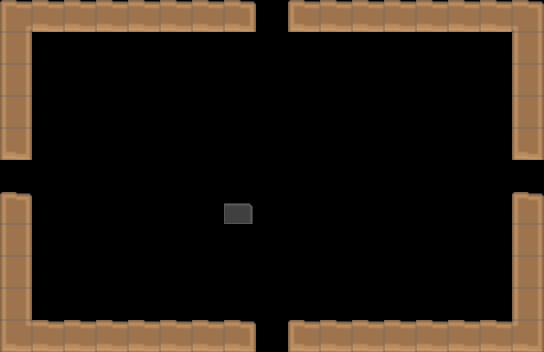

Tiled map render using the project's own tile images. Description and the whole map definition, tile-layer contents included, below:
An orthogonal 17x11 tile map with 32x32 px tiles, 3 tile layers (TileLayer, EntityLayer, DestructibleLayer) and 1 object (item).

<map version="1.0" tiledversion="1.0.3" orientation="orthogonal" renderorder="right-down" width="17" height="11" tilewidth="32" tileheight="32" nextobjectid="28">
 <properties>
  <property name="doorEast" type="bool" value="true" />
  <property name="doorNorth" type="bool" value="true" />
  <property name="doorSouth" type="bool" value="true" />
  <property name="doorWest" type="bool" value="true" />
  <property name="roomType" type="int" value="4" />
 </properties>
 <tileset firstgid="1" source="testTileSet.tsx" />
 <layer name="TileLayer" width="17" height="11">
  <data encoding="csv">
178,176,176,176,176,176,176,177,0,175,176,176,176,176,176,176,179,
210,0,0,0,0,0,0,0,0,0,0,0,0,0,0,0,210,
210,0,0,0,0,0,0,0,0,0,0,0,0,0,0,0,210,
210,0,0,0,0,0,0,0,0,0,0,0,0,0,0,0,210,
207,0,0,0,0,0,0,0,0,0,0,0,0,0,0,0,207,
0,0,0,0,0,0,0,0,0,0,0,0,0,0,0,0,0,
174,0,0,0,0,0,0,0,0,0,0,0,0,0,0,0,174,
210,0,0,0,0,0,0,0,0,0,0,0,0,0,0,0,210,
210,0,0,0,0,0,0,0,0,0,0,0,0,0,0,0,210,
210,0,0,0,0,0,0,0,0,0,0,0,0,0,0,0,210,
211,176,176,176,176,176,176,177,0,175,176,176,176,176,176,176,212
</data>
 </layer>
 <layer name="EntityLayer" width="17" height="11">
  <data encoding="csv">
0,0,0,0,0,0,0,0,0,0,0,0,0,0,0,0,0,
0,0,0,0,0,0,0,0,0,0,0,0,0,0,0,0,0,
0,0,0,0,0,0,0,0,0,0,0,0,0,0,0,0,0,
0,0,0,0,0,0,0,0,0,0,0,0,0,0,0,0,0,
0,0,0,0,0,0,0,0,0,0,0,0,0,0,0,0,0,
0,0,0,0,0,0,0,0,0,0,0,0,0,0,0,0,0,
0,0,0,0,0,0,0,0,0,0,0,0,0,0,0,0,0,
0,0,0,0,0,0,0,0,0,0,0,0,0,0,0,0,0,
0,0,0,0,0,0,0,0,0,0,0,0,0,0,0,0,0,
0,0,0,0,0,0,0,0,0,0,0,0,0,0,0,0,0,
0,0,0,0,0,0,0,0,0,0,0,0,0,0,0,0,0
</data>
 </layer>
 <layer name="DestructibleLayer" width="17" height="11">
  <data encoding="csv">
0,0,0,0,0,0,0,0,0,0,0,0,0,0,0,0,0,
0,0,0,0,0,0,0,0,0,0,0,0,0,0,0,0,0,
0,0,0,0,0,0,0,0,0,0,0,0,0,0,0,0,0,
0,0,0,0,0,0,0,0,0,0,0,0,0,0,0,0,0,
0,0,0,0,0,0,0,0,0,0,0,0,0,0,0,0,0,
0,0,0,0,0,0,0,0,0,0,0,0,0,0,0,0,0,
0,0,0,0,0,0,0,92,0,0,0,0,0,0,0,0,0,
0,0,0,0,0,0,0,0,0,0,0,0,0,0,0,0,0,
0,0,0,0,0,0,0,0,0,0,0,0,0,0,0,0,0,
0,0,0,0,0,0,0,0,0,0,0,0,0,0,0,0,0,
0,0,0,0,0,0,0,0,0,0,0,0,0,0,0,0,0
</data>
 </layer>
 <objectgroup name="EnemyLayer">
  <object id="26" name="item" x="169" y="84" width="47" height="35">
   <properties>
    <property name="id" type="int" value="1" />
    <property name="type" type="int" value="1" />
   </properties>
  </object>
 </objectgroup>
</map>
